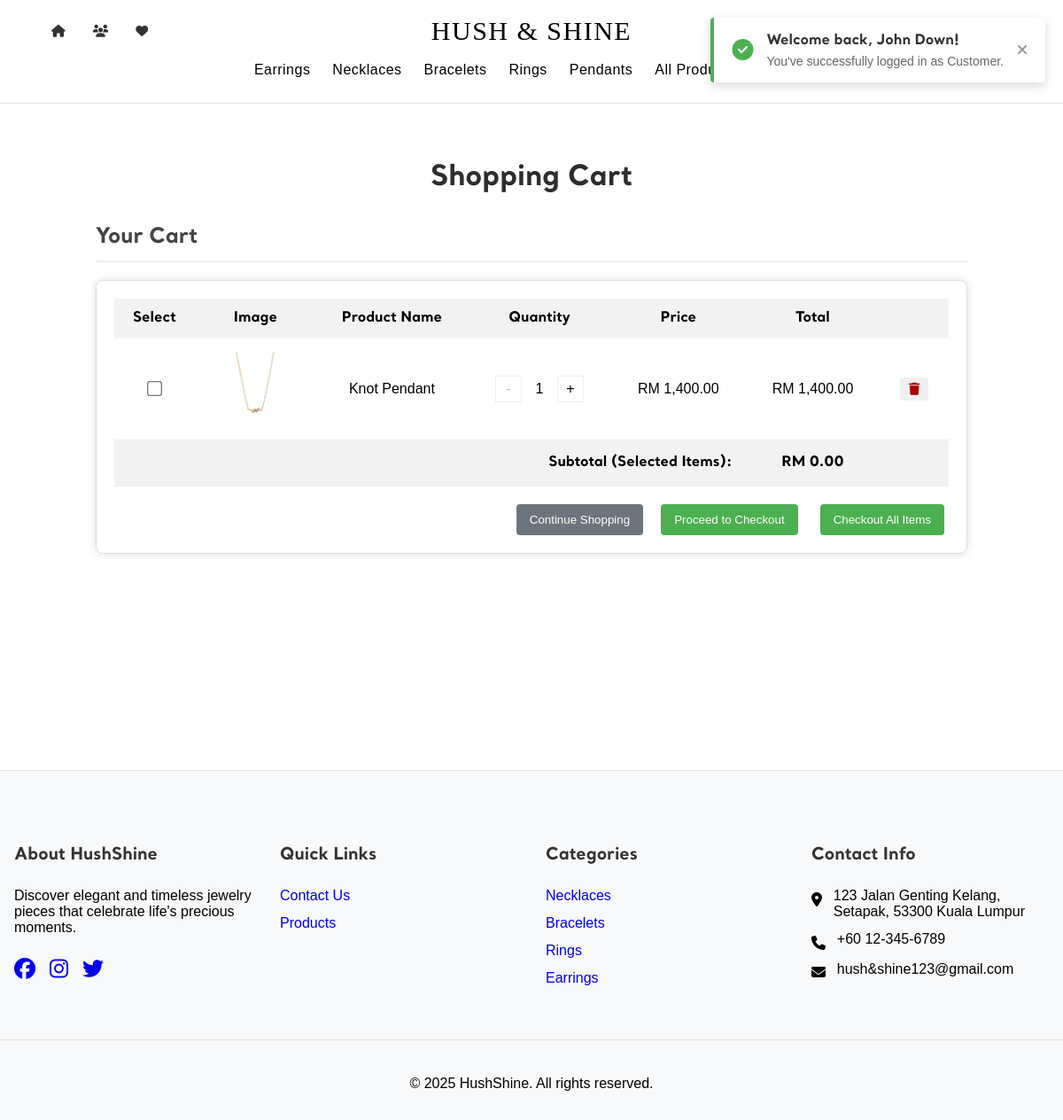
The page /page/cart.php (signed in) on the database its author committed.
### tables this page shows
CREATE TABLE `cart_item` (
  `cart_id` char(4) NOT NULL,
  `prod_id` char(4) NOT NULL,
  `quantity` int(2) NOT NULL
);

CREATE TABLE `product` (
  `prod_id` char(4) NOT NULL,
  `prod_name` varchar(100) NOT NULL,
  `prod_desc` varchar(200) NOT NULL,
  `price` double(7,2) NOT NULL,
  `quantity` int(4) NOT NULL,
  `cat_id` char(4) NOT NULL,
  `image` varchar(100) NOT NULL
);

### page/cart.php (the view, shortened to what this page needs)
<?php
require '../_base.php';
$custId = $_SESSION['cust_id'];
try {
    $stmt = $_db->prepare("
        SELECT ci.cart_id, ci.prod_id, ci.quantity, p.prod_name, p.price, p.image
        FROM cart_item ci
        JOIN product p ON ci.prod_id = p.prod_id
        JOIN shopping_cart sc ON ci.cart_id = sc.cart_id
        WHERE sc.cust_id = ?
    ");
    $stmt->execute([$custId]);
    $cartItems = $stmt->fetchAll(PDO::FETCH_ASSOC);
    $subtotal = 0;
    foreach ($cartItems as $item) {
        $subtotal += $item['price'] * $item['quantity'];
    }
} catch (Exception $e) {
    error_log("Cart Fetch Error: " . $e->getMessage());
    $cartItems = [];
    $subtotal = 0;
}
include '../_head.php';
?>
<div class="cart-page-container">
    <h1>Shopping Cart</h1>
    <section class="cart-section">
        <h2>Your Cart</h2>
        <div class="cart-container">
            <?php if (count($cartItems) > 0): ?>
                <table class="cart-list">
                    <thead>
                        <tr>
                            <th>Select</th>
                            <th>Image</th>
                            <th>Product Name</th>
                            <th>Quantity</th>
                            <th>Price</th>
                            <th>Total</th>
                            <th></th>
                        </tr>
                    </thead>
                    <tbody>
                        <?php foreach ($cartItems as $item): ?>
                            <?php
                                if ($item && !empty($item['image'])) {
                                    $productImages = json_decode($item['image']) ?: [];
                                    $firstImage = !empty($productImages) ? $productImages[0] : 'default-product-image.jpg';
                                } else {
                                    $firstImage = 'default_image.webp';
                                }
                            ?>
                            <tr>
                                <td><input type="checkbox" value="<?= $item['prod_id'] ?>" class="item-checkbox"></td>
                                <td><img src="/images/products/<?= htmlspecialchars($firstImage) ?>" class="cart-product-img"></td>
                                <td><?= htmlspecialchars($item['prod_name']) ?></td>
                                <td>
                                    <div class="quantity-control">
                                        <button class="qty-btn minus" data-id="<?= $item['prod_id'] ?>">-</button>
                                        <span class="qty-value"><?= $item['quantity'] ?></span>
                                        <button class="qty-btn plus" data-id="<?= $item['prod_id'] ?>">+</button>
                                    </div>
                                </td>
                                <td>RM <?= number_format($item['price'], 2) ?></td>
                                <td class="item-total">RM <?= number_format($item['price'] * $item['quantity'], 2) ?></td>
                                <td>
                                    <button class="remove-btn" data-cart-id="<?= $item['cart_id'] ?>" data-prod-id="<?= $item['prod_id'] ?>">
                                        <i class="fa-solid fa-trash"></i>
                                    </button>
                                </td>
                            </tr>
                        <?php endforeach; ?>
                    </tbody>
                    <tfoot>
                        <tr>
                            <td colspan="5" class="text-right">Subtotal (Selected Items):</td>
                            <td id="selected-subtotal">RM <?= number_format($subtotal, 2) ?></td>
                            <td></td>
                        </tr>
                    </tfoot>
                </table>
                <div class="cart-actions">
                    <a href="../index.php"><button class="continue-shopping">Continue Shopping</button></a>
                    <button type="button" class="checkout-selected">Proceed to Checkout</button>
                    <button class="checkout-all">Checkout All Items</button>
                </div>
                </div>
            <?php else: ?>
                <p>Your cart is empty.</p>
                <a href="../index.php"><button class="continue-shopping">Continue Shopping</button></a>
            <?php endif; ?>
        </div>
<?php
include '../_foot.php';

### rows shown on the page
cart_item: prod.prod_name "Knot Pendant", quantity "1", prod.price "1,400.00", $item['price'] * $item['quantity'] "1,400.00"

### other values the page prints
$user_name "John Down"
$user_type "Customer"
